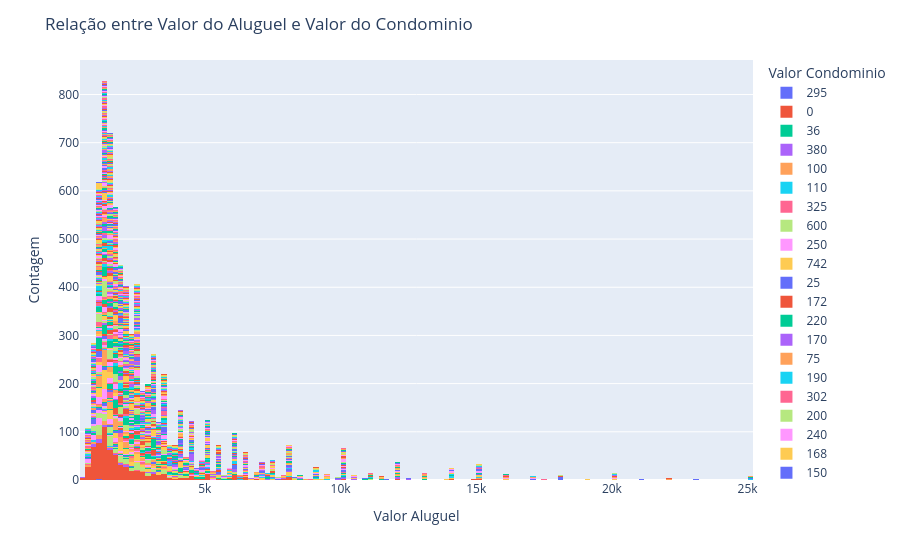

Write notebook code for a chart like this one.
### Code cell
fig = px.histogram(df, x='Valor_Aluguel', color='Valor_Condominio', barmode='stack')

# Layout
fig.update_layout(title='Relação entre Valor do Aluguel e Valor do Condominio',
                  xaxis_title='Valor Aluguel',
                  yaxis_title='Contagem',
                  legend_title='Valor Condominio')
fig.show()
